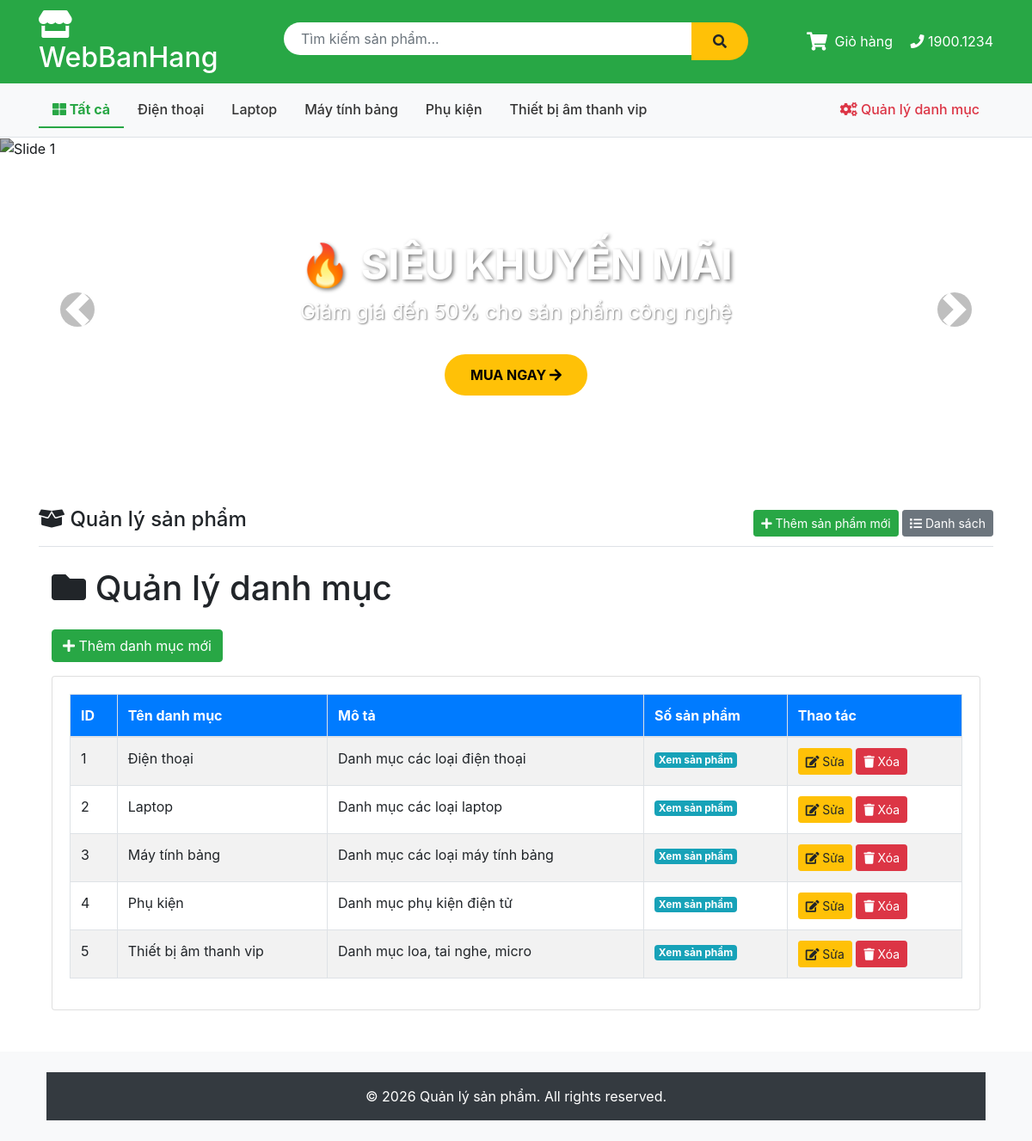
Page /Category/list on the committed database.
### tables this page shows
CREATE TABLE IF NOT EXISTS `category` (
  `id` int NOT NULL AUTO_INCREMENT,
  `name` varchar(100) NOT NULL,
  `description` text,
  PRIMARY KEY (`id`)
);

### app/controllers/CategoryController.php (called while the page is built, shortened)
<?php
class CategoryController {
    private $categoryModel;
    public function __construct() {
        $this->db = (new Database())->getConnection();
        $this->categoryModel = new CategoryModel($this->db);
    }
    public function list() {
        $categories = $this->categoryModel->getCategories();
        include 'app/views/category/list.php';
    }
}
?>

### index.php (called while the page is built, shortened)
<?php
$url = $_GET['url'] ?? '';
$url = rtrim($url, '/');
$url = filter_var($url, FILTER_SANITIZE_URL);
$url = explode('/', $url);
$action = isset($url[1]) && $url[1] != '' ? $url[1] : 'index';
$controller = new $controllerName();
call_user_func_array([$controller, $action], array_slice($url, 2));
?>

### app/views/category/list.php (the view)
<?php include 'app/views/shares/header.php'; ?>
<div class="container mt-4">
    <h1 class="mb-4">
        <i class="fas fa-folder"></i> Quản lý danh mục
    </h1>
    <a href="/Category/add" class="btn btn-success mb-3">
        <i class="fas fa-plus"></i> Thêm danh mục mới
    </a>
    <div class="card">
        <div class="card-body">
            <div class="table-responsive">
                <table class="table table-bordered table-striped table-hover">
                    <thead class="bg-primary text-white">
                        <tr>
                            <th>ID</th>
                            <th>Tên danh mục</th>
                            <th>Mô tả</th>
                            <th>Số sản phẩm</th>
                            <th>Thao tác</th>
                        </tr>
                    </thead>
                    <tbody>
                        <?php
                        $count = 1;
                        foreach($categories as $category):
                        ?>
                        <tr>
                            <td><?php echo $count++; ?></td>
                            <td><?php echo htmlspecialchars($category->name); ?></td>
                            <td><?php echo htmlspecialchars($category->description); ?></td>
                            <td>
                                <a href="/Product?category=<?php echo $category->id; ?>"
                                   class="badge badge-info">
                                    Xem sản phẩm
                                </a>
                            </td>
                            <td>
                                <a href="/Category/edit/<?php echo $category->id; ?>"
                                   class="btn btn-warning btn-sm">
                                    <i class="fas fa-edit"></i> Sửa
                                </a>
                                <a href="/Category/delete/<?php echo $category->id; ?>"
                                   class="btn btn-danger btn-sm"
                                   onclick="return confirm('Bạn có chắc chắn muốn xóa danh mục này?');">
                                    <i class="fas fa-trash"></i> Xóa
                                </a>
                            </td>
                        </tr>
                        <?php endforeach; ?>
                    </tbody>
                </table>
            </div>
        </div>
    </div>
</div>
<?php include 'app/views/shares/footer.php'; ?>

### app/views/shares/header.php (shortened to what this page needs)
<!DOCTYPE html>
<html lang="vi">
<head>
    <link href="https://stackpath.bootstrapcdn.com/bootstrap/4.5.2/css/bootstrap.min.css" rel="stylesheet">
    <link rel="stylesheet" href="https://cdnjs.cloudflare.com/ajax/libs/font-awesome/5.15.4/css/all.min.css">
</head>
<body>
    <div class="header-top">
        <div class="container">
            <div class="row align-items-center">
                <div class="col-md-3">
                    <h2 class="text-white mb-0">
                        <a href="/Product" style="color: white; text-decoration: none; transition: opacity 0.2s;"
                           onmouseover="this.style.opacity='0.8'" onmouseout="this.style.opacity='1'">
                            <i class="fas fa-store"></i> WebBanHang
                        </a>
                    </h2>
                </div>
                <div class="col-md-6">
                    <form action="/Product/search" method="GET" class="search-box d-flex">
                        <input type="text" name="keyword" class="form-control" placeholder="Tìm kiếm sản phẩm..."
                               value="<?php echo htmlspecialchars($_GET['keyword'] ?? ''); ?>">
                        <button type="submit" class="btn btn-warning"><i class="fas fa-search"></i></button>
                    </form>
                </div>
                <div class="col-md-3 text-white text-right">
                    <a href="/Product/cart" class="text-white mr-3 position-relative" style="text-decoration: none;">
                        <span class="cart-icon-wrapper">
                            <i class="fas fa-shopping-cart fa-lg"></i>
                        </span>
                        <span class="ml-1 d-none d-md-inline">Giỏ hàng</span>
                    </a>
                    <span><i class="fas fa-phone"></i> 1900.1234</span>
                </div>
            </div>
        </div>
    </div>
    <div class="category-nav">
        <div class="container">
            <ul class="nav">
                <li class="nav-item">
                    <a class="nav-link <?php echo (!isset($_GET['category'])) ? 'active' : ''; ?>"
                       href="/Product">
                        <i class="fas fa-th-large"></i> Tất cả
                    </a>
                </li>
                <?php
                $db = (new Database())->getConnection();
                $stmt = $db->query("SELECT * FROM category ORDER BY name ASC");
                $categories = $stmt->fetchAll(PDO::FETCH_OBJ);
                foreach($categories as $cat):
                    $isActive = (isset($_GET['category']) && $_GET['category'] == $cat->id) ? 'active' : '';
                ?>
                <li class="nav-item">
                    <a class="nav-link <?php echo $isActive; ?>"
                       href="/Product?category=<?php echo $cat->id; ?>">
                        <?php echo htmlspecialchars($cat->name); ?>
                    </a>
                </li>
                <?php endforeach; ?>
                <li class="nav-item ml-auto">
                    <a class="nav-link admin-link" href="/Category/list">
                        <i class="fas fa-cogs"></i> Quản lý danh mục
                    </a>
                </li>
            </ul>
        </div>
    </div>
    <div class="banner-slider">
        <div id="mainSlider" class="carousel slide" data-ride="carousel" data-interval="4000">
            <ol class="carousel-indicators">
                <li data-target="#mainSlider" data-slide-to="0" class="active"></li>
                <li data-target="#mainSlider" data-slide-to="1"></li>
                <li data-target="#mainSlider" data-slide-to="2"></li>
            </ol>
            <div class="carousel-inner">
                <div class="carousel-item active">
                    <img src="https://images.unsplash.com/photo-1607082348824-0a96f2a4b9da?w=1200" alt="Slide 1">
                    <div class="carousel-caption">
                        <h3>🔥 SIÊU KHUYẾN MÃI</h3>
                        <p>Giảm giá đến 50% cho sản phẩm công nghệ</p>
                        <a href="/Product" class="btn-shop-now">MUA NGAY <i class="fas fa-arrow-right"></i></a>
                    </div>
                </div>
            </div>
            <a class="carousel-control-prev" href="#mainSlider" role="button" data-slide="prev">
                <span class="carousel-control-prev-icon" aria-hidden="true"></span>
            </a>
            <a class="carousel-control-next" href="#mainSlider" role="button" data-slide="next">
                <span class="carousel-control-next-icon" aria-hidden="true"></span>
            </a>
        </div>
    </div>
    <div class="container mt-4">
        <div class="d-flex justify-content-between align-items-center mb-3 border-bottom pb-2">
            <h4><i class="fas fa-box-open"></i> Quản lý sản phẩm</h4>
            <div>
                <a href="/Product/add" class="btn btn-success btn-sm">
                    <i class="fas fa-plus"></i> Thêm sản phẩm mới
                </a>
                <a href="/Product" class="btn btn-secondary btn-sm">
                    <i class="fas fa-list"></i> Danh sách
                </a>
            </div>
        </div>

### app/views/shares/header.php (style rules this page uses)
.header-top { background: #28a745; padding: 10px 0; }
.search-box { max-width: 600px; margin: 0 auto; }
.search-box input { border-radius: 25px 0 0 25px; border: none; padding: 10px 20px; }
.search-box button { border-radius: 0 25px 25px 0; background: #ffc107; border: none; padding: 10px 25px; }
.category-nav { background: #f8f9fa; padding: 10px 0; border-bottom: 1px solid #dee2e6; }
.category-nav .nav-link { color: #333; font-weight: 500; }
.category-nav .nav-link.active { color: #28a745; font-weight: bold; border-bottom: 2px solid #28a745; }
.admin-link { color: #dc3545 !important; font-weight: bold; }
.cart-icon-wrapper { position: relative; display: inline-block; }
.banner-slider { position: relative; margin-bottom: 30px; }
.banner-slider .carousel-item { height: 400px; }
.banner-slider .carousel-item img { height: 100%; object-fit: cover; filter: brightness(0.7); }
.banner-slider .carousel-caption { bottom: 20%; }
.banner-slider .carousel-caption h3 { font-size: 3rem; font-weight: bold; text-shadow: 2px 2px 4px rgba(0,0,0,0.5); animation: fadeInDown 1s ease; }
.banner-slider .carousel-caption p { font-size: 1.5rem; text-shadow: 1px 1px 2px rgba(0,0,0,0.5); animation: fadeInUp 1s ease; }
.banner-slider .carousel-control-prev-icon, .banner-slider .carousel-control-next-icon { background-color: rgba(0,0,0,0.5); border-radius: 50%; padding: 20px; }
.banner-slider .carousel-indicators li { width: 15px; height: 15px; border-radius: 50%; margin: 0 5px; }
.btn-shop-now { background: #ffc107; color: #000; padding: 12px 30px; border-radius: 25px; font-weight: bold; text-decoration: none; display: inline-block; margin-top: 15px; transition: all 0.3s; }

### rows in the picture
category: name "Điện thoại", description "Danh mục các loại điện thoại"
category: name "Laptop", description "Danh mục các loại laptop"
category: name "Máy tính bảng", description "Danh mục các loại máy tính bảng"
category: name "Phụ kiện", description "Danh mục phụ kiện điện tử"
category: name "Thiết bị âm thanh vip", description "Danh mục loa, tai nghe, micro"
